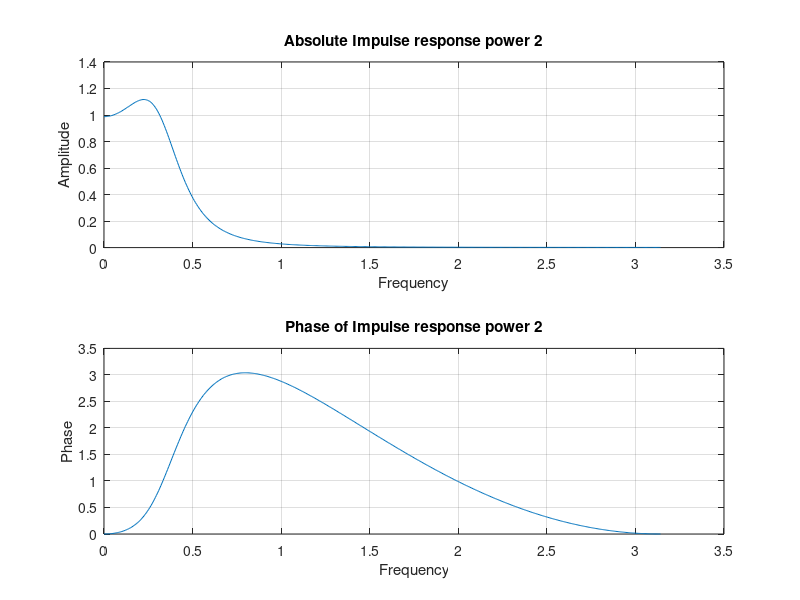
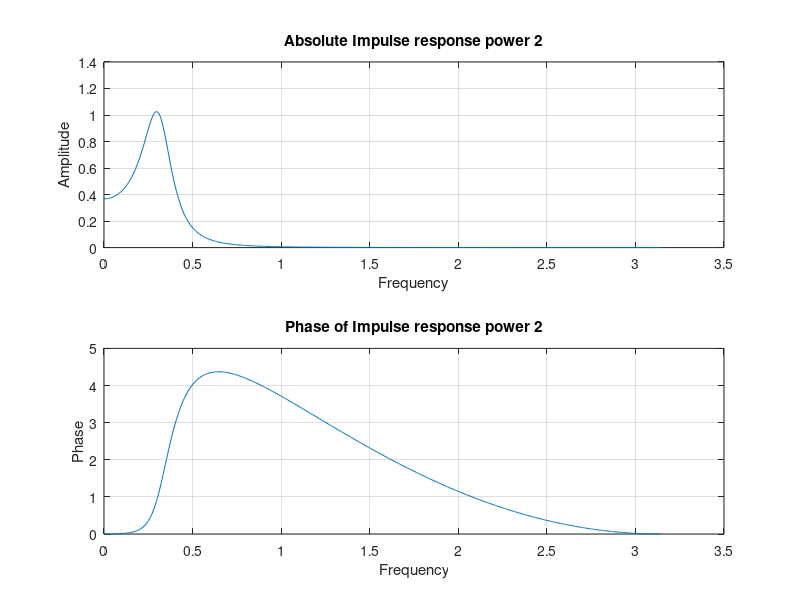
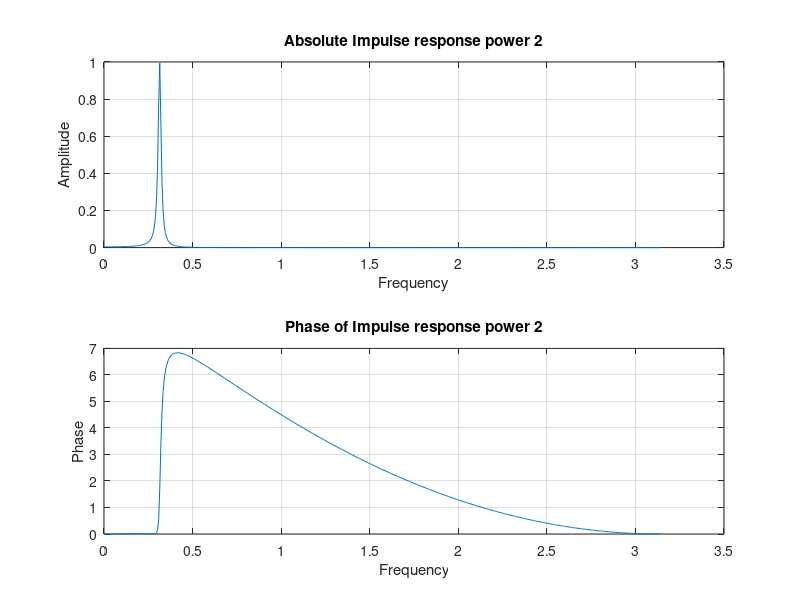

The MATLAB script that drew these images, in order:
%% * Homework3_1*
%% Clear workspace
close all;
clear;
clc;
%% Programmers
% Mohammad Mahdi Elyasi - 9823007
%
% Moein Nasiri - 9823093
%% Homework1
% Here we want to use diffrential equation and Z-Transform
%
% Here we declare some basic variables
fs = 10000;
f0 = 500;
w0 = 2 * pi * f0 / fs;
R = [0.8 0.9 0.99];
%%%
% Here we want to plot H for different R and see how it
% responds.
for i = 1:3

    G = (1 - R(i)) * (1 - 2 * R(i) * cos(2 * w0) + R(i) ^ 2) ^ (0.5);
    w = linspace(0, pi, 500);
    H = freqz(G, [1 -2 * R(i) * cos(w0) R(i) ^ 2], w);
    figure('Name', 'Impulse Response power 2');
    subplot(2, 1, 1)
    plot(w, abs(H) .^ 2);
    title('Absolute Impulse response power 2');
    xlabel('Frequency');
    ylabel('Amplitude');
    grid on;
    subplot(2, 1, 2)
    plot(w, angle(H) .^ 2);
    title('Phase of Impulse response power 2');
    xlabel('Frequency');
    ylabel('Phase');
    grid on;
end
